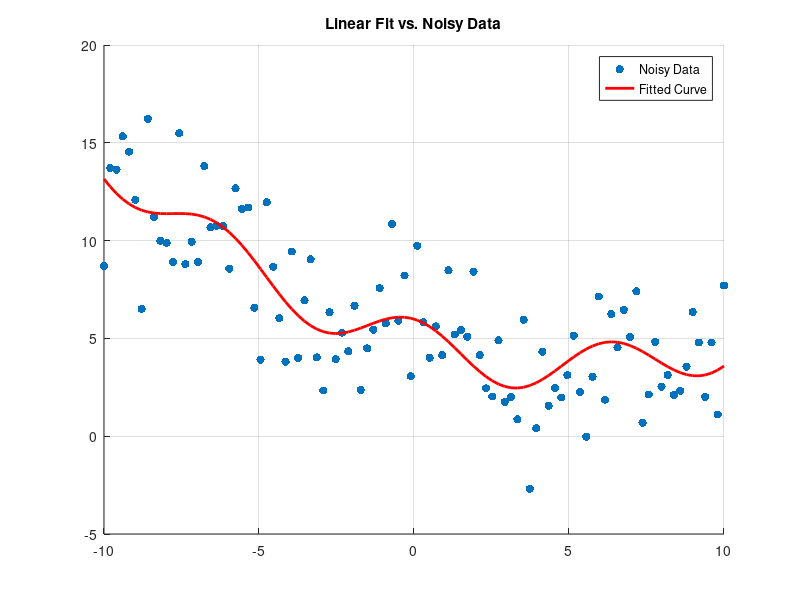

The MATLAB source for this figure:
function linear_fitter_test()
    manufacture_data()
end

function A = linear_fitter(data)
    % Extract X (input variables) and y (output variable)
    X = data(:, 1:end-1);  % All columns except the last one (x values)
    y = data(:, end);      % Last column is the output (y values)

    % Add a column of ones as the first column for the bias term
    X = [ones(size(X, 1), 1), X]; 

    A = pinv(X' * X) * X' * y;
end

function manufacture_data()
    % Step 1: Generate fake data
    number_of_points = 100;
    x = linspace(-10, 10, number_of_points)';  % Generate 100 x values from -10 to 10

    % found an example online
    % y = 4 - 0.5x + 0.05x^2 + 1.2cos(x) + noise
    true_params = [4, -0.5, 0.05, 1.2];  % [a0, a1, a2, a3]
    noise = 1 + 2 * randn(number_of_points, 1);  % Random noise with mean 1, std dev 2
    y = true_params(1) + (true_params(2) * x) + (true_params(3) * x.^2) + (true_params(4) * cos(x)) + noise;

    % Step 2: Construct Data Matrix
    X = [x, x.^2, cos(x)];  % Create feature matrix
    data = [X, y];  % Append output y as last column

    % Step 3: Compute Best-Fit Parameters using linear_fitter
    fitted = linear_fitter(data);
    
    % Step 4: Plot Original Data vs. Fitted Curve
    y_fitted = fitted(1) + (fitted(2) * x) + (fitted(3) * x.^2) + (fitted(4) * cos(x));

    figure;
    scatter(x, y, 'blue', 'filled'); 
    hold on;  % Scatter plot of noisy data
    plot(x, y_fitted, 'red', 'LineWidth', 2);  % Plot fitted curve
    title('Linear Fit vs. Noisy Data');
    legend('Noisy Data', 'Fitted Curve');
    grid on;
    
    % Step 5: Display Results
    disp('True Parameters:');
    disp(true_params(:));  % Display true parameter vector
    disp('Fitted Parameters:');
    disp(fitted);  % Display estimated parameters
end